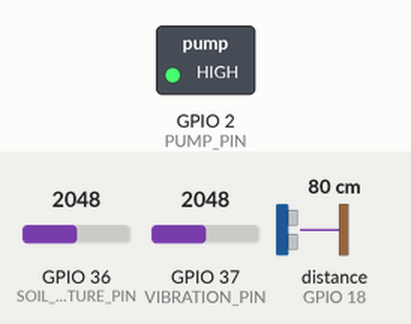
A sketch run on a simulated ESP32. Shown: switched loads named in the sketch (green lamp = pin HIGH). Wiring (inferred from the names in the program): ultrasonic range finder: trigger GPIO 5; echo GPIO 18. The test bench sets the inputs (shaded band); at power-on: GPIO 36 (SOIL_MOISTURE_PIN) = 2048, GPIO 37 (VIBRATION_PIN) = 2048, distance to the obstacle (sensor on GPIO 18) 80 cm. The echo pulse lasts 58.3 µs per cm; WiFi joins after 1.5 s; servers stay silent unless stated; uploads are accepted with an empty reply; pins used as bus, display or sensor lines are not drawn; what the sketch prints to the serial monitor is not drawn.

Above: at 2.7 s.
2.8 s: GPIO 36 (SOIL_MOISTURE_PIN) set to 560
6.6 s: GPIO 36 (SOIL_MOISTURE_PIN) set to 467
At 7.3 s:
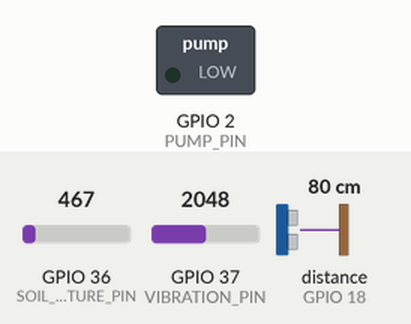
19.5 s: GPIO 36 (SOIL_MOISTURE_PIN) set to 665
21.5 s: GPIO 36 (SOIL_MOISTURE_PIN) set to 775
At 22.7 s:
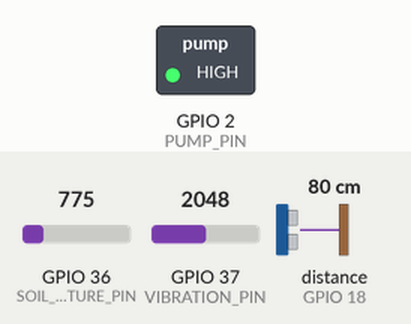
Timing chart, 0 to 24.5 s (numbered marks = the images above; inputs shaded):
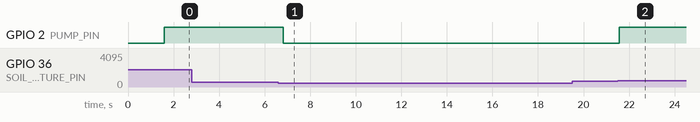

Measured:
- the behaviour switches between 512 and 511 on GPIO 36 (SOIL_MOISTURE_PIN) (found by bisection; images 0 and 1)
- the behaviour switches between 716 and 717 on GPIO 36 (SOIL_MOISTURE_PIN) (found by bisection; images 1 and 2)
- after the input at 2.8 s, every drawn part: stays the same
- after the input at 6.6 s, GPIO 2 (PUMP_PIN): HIGH → LOW after 0.22 s
- after the input at 19.5 s, every drawn part: stays the same
- after the input at 21.5 s, GPIO 2 (PUMP_PIN): LOW → HIGH after 0.07 s

The sketch:

arduino_example.ino
```cpp
#include <WiFi.h>
#include <HTTPClient.h>
#include <ArduinoJson.h>

// WiFi credentials
const char* ssid = "YOUR_WIFI_SSID";
const char* password = "YOUR_WIFI_PASSWORD";

// API endpoint
const char* serverURL = "http://your-server.com/api/sensors";

// Pin definitions
const int TRIG_PIN = 5;
const int ECHO_PIN = 18;
const int SOIL_MOISTURE_PIN = A0;
const int VIBRATION_PIN = A1;
const int PUMP_PIN = 2;

// Timing variables
unsigned long lastSensorRead = 0;
unsigned long lastAPICall = 0;
const unsigned long SENSOR_INTERVAL = 1000; // Read sensors every 1 second
const unsigned long API_INTERVAL = 5000;    // Send to API every 5 seconds

void setup() {
  Serial.begin(9600);

  // Initialize pins
  pinMode(TRIG_PIN, OUTPUT);
  pinMode(ECHO_PIN, INPUT);
  pinMode(PUMP_PIN, OUTPUT);
  digitalWrite(PUMP_PIN, LOW);

  // Connect to WiFi
  WiFi.begin(ssid, password);
  Serial.print("Connecting to WiFi");
  while (WiFi.status() != WL_CONNECTED) {
    delay(500);
    Serial.print(".");
  }
  Serial.println();
  Serial.println("WiFi connected!");
  Serial.print("IP address: ");
  Serial.println(WiFi.localIP());

  Serial.println("🌍 Environmental Monitoring System Started");
  Serial.println("==========================================");
}

void loop() {
  unsigned long currentTime = millis();

  // Read sensors every second
  if (currentTime - lastSensorRead >= SENSOR_INTERVAL) {
    readAndDisplaySensors();
    lastSensorRead = currentTime;
  }

  // Send to API every 5 seconds
  if (currentTime - lastAPICall >= API_INTERVAL) {
    sendDataToAPI();
    lastAPICall = currentTime;
  }

  delay(100);
}

void readAndDisplaySensors() {
  // Read ultrasonic sensor (water level)
  float distance = readUltrasonicDistance();

  // Read soil moisture sensor
  int soilMoistureRaw = analogRead(SOIL_MOISTURE_PIN);
  float soilMoisture = 100.0 * (1.0 - (float)soilMoistureRaw / 1023.0); // Your formula

  // Read vibration sensor
  int vibrationValue = analogRead(VIBRATION_PIN);

  // Control pump based on moisture
  bool pumpStatus = false;
  if (soilMoisture < 30.0) {
    digitalWrite(PUMP_PIN, HIGH);
    pumpStatus = true;
  } else if (soilMoisture > 50.0) {
    digitalWrite(PUMP_PIN, LOW);
    pumpStatus = false;
  } else {
    pumpStatus = digitalRead(PUMP_PIN);
  }

  // Display formatted data on serial monitor
  Serial.println("📊 SENSOR STATUS");
  Serial.println("--------------------------------");
  Serial.print("📏 Water Level Distance: ");
  Serial.print(distance);
  Serial.println(" cm");

  Serial.print("💧 Soil Moisture Raw: ");
  Serial.print(soilMoistureRaw);
  Serial.print(" (0-1023) | Moisture: ");
  Serial.print(soilMoisture, 1);
  Serial.println("%");

  Serial.print("🌍 Vibration Raw Value: ");
  Serial.print(vibrationValue);
  Serial.print(" (0-1024) | Alert: ");
  Serial.println(vibrationValue > 300 ? "⚠️ Detected" : "✅ Stable");

  Serial.print("🔄 Pump Status: ");
  Serial.print(pumpStatus ? "ON" : "OFF");
  Serial.print(" | Moisture: ");
  Serial.print(soilMoisture, 1);
  Serial.println("%");

  Serial.print("📋 SUMMARY DATA: ");
  Serial.print("Distance: ");
  Serial.print(distance, 1);
  Serial.print("cm | Soil: ");
  Serial.print(soilMoistureRaw);
  Serial.print("/1023 | Moisture: ");
  Serial.print(soilMoisture, 1);
  Serial.print("% | Vibration: ");
  Serial.print(vibrationValue);
  Serial.print("/1024 | Pump: ");
  Serial.println(pumpStatus ? "ON" : "OFF");

  Serial.println("================================");
  Serial.println();
}

float readUltrasonicDistance() {
  digitalWrite(TRIG_PIN, LOW);
  delayMicroseconds(2);
  digitalWrite(TRIG_PIN, HIGH);
  delayMicroseconds(10);
  digitalWrite(TRIG_PIN, LOW);

  long duration = pulseIn(ECHO_PIN, HIGH);
  float distance = duration * 0.034 / 2;

  return distance;
}

void sendDataToAPI() {
  if (WiFi.status() == WL_CONNECTED) {
    HTTPClient http;
    http.begin(serverURL);
    http.addHeader("Content-Type", "application/json");

    // Read current sensor values
    float distance = readUltrasonicDistance();
    int soilMoistureRaw = analogRead(SOIL_MOISTURE_PIN);
    float soilMoisture = 100.0 * (1.0 - (float)soilMoistureRaw / 1023.0);
    int vibrationValue = analogRead(VIBRATION_PIN);
    bool pumpStatus = digitalRead(PUMP_PIN);

    // Create JSON payload
    DynamicJsonDocument doc(1024);
    doc["timestamp"] = millis();
    doc["distance"] = distance;
    doc["soilMoistureRaw"] = soilMoistureRaw;
    doc["soilMoisture"] = soilMoisture;
    doc["vibrationValue"] = vibrationValue;
    doc["pumpStatus"] = pumpStatus;
    doc["deviceId"] = "arduino_001";

    String jsonString;
    serializeJson(doc, jsonString);

    int httpResponseCode = http.POST(jsonString);

    if (httpResponseCode > 0) {
      String response = http.getString();
      Serial.println("✅ Data sent to API successfully");
      Serial.print("Response: ");
      Serial.println(response);
    } else {
      Serial.print("❌ Error sending data: ");
      Serial.println(httpResponseCode);
    }

    http.end();
  } else {
    Serial.println("❌ WiFi not connected");
  }
}
```
